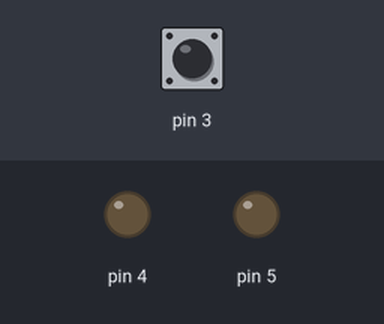
The sketch below on a simulated Arduino Uno, built with avr-gcc and run on an emulated ATmega328P. On the bench: output pins drawn as LEDs (lit = HIGH). Inputs (shaded band) come from the test bench; at power-on: pin 3 HIGH.

Above: at 1.2 s.
1.3 s: pin 3 pulled LOW for 0.15 s
At 2.6 s:
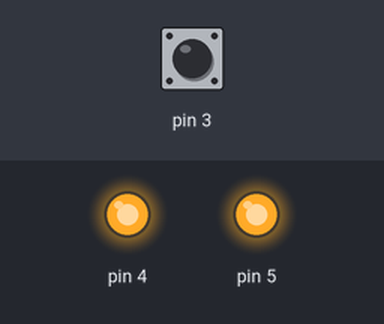
2.9 s: pin 3 pulled LOW for 1 s
At 5.0 s:
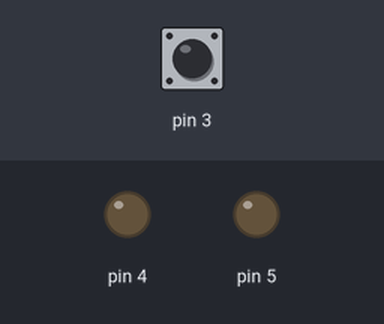
5.4 s: pin 3 pulled LOW for 3.2 s
At 9.8 s:
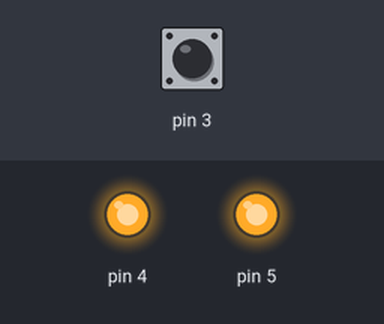
Timing chart, 0 to 11.3 s (numbered marks = the images above; inputs shaded):
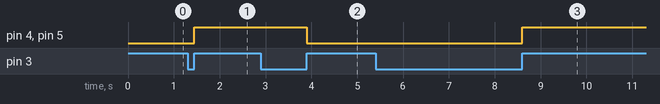

Measured:
- after the input at 1.3 s, pin 4, pin 5: LOW → HIGH after 0.15 s
- after the input at 2.9 s, pin 4, pin 5: HIGH → LOW after 1.0 s
- after the input at 5.4 s, pin 4, pin 5: LOW → HIGH after 3.2 s

The sketch:

Receiver.ino
```cpp
//#define DEBUG
//#define DEVICE_1
//#define DEVICE_2
#define DEVICE_3

#include <RCSwitch.h>

#include "Config.h"
#include "StateManager.h"
#include "RotaryTrigger.h"
#include "RadioTrigger.h"
#include "Relay.h"


// === RF Receiver ===
RCSwitch receiver = RCSwitch();

// === Modules ===
StateManager stateManager;
RotaryTrigger rotaryTrigger;
RadioTrigger radioTrigger;
Relay relay1;
Relay relay2;

void setup() {

  #ifdef DEBUG
    Serial.begin(9600);
  #endif

  // Setup input modules
  rotaryTrigger.Setup();
  radioTrigger.Setup();

  // Setup output relays
  relay1.Setup(Config::Relay::Relay1Pin, "Relay 1");
  #ifdef DEVICE_3
    relay2.Setup(Config::Relay::Relay2Pin, "Relay 2");
  #endif


  // Setup state manager with trigger sources
  stateManager.Setup(&radioTrigger, &rotaryTrigger);

  // Attach interrupt for rotary input
  attachInterrupt(
    digitalPinToInterrupt(Config::Rotary::ClockPin),
    []() { rotaryTrigger.HandleInterrupt(); },
    RISING
  );
}

void loop() {
  stateManager.Evaluate();

  if (!stateManager.StateChanged()) return;

  #ifdef DEVICE_1
    if (stateManager.Unit1IsOn()) {
      relay1.TurnOn();
    } else {
      relay1.TurnOff();
    }
  #endif

  #ifdef DEVICE_2
    if (stateManager.Unit2IsOn()) {
      relay1.TurnOn();
    } else {
      relay1.TurnOff();
    }
  #endif

  #ifdef DEVICE_3
    if (stateManager.Unit3IsOn()) {
      relay1.TurnOn();
    } else {
      relay1.TurnOff();
    }

    if (stateManager.Unit4IsOn()) {
      relay2.TurnOn();
    } else {
      relay2.TurnOff();
    }
  #endif

}
```
